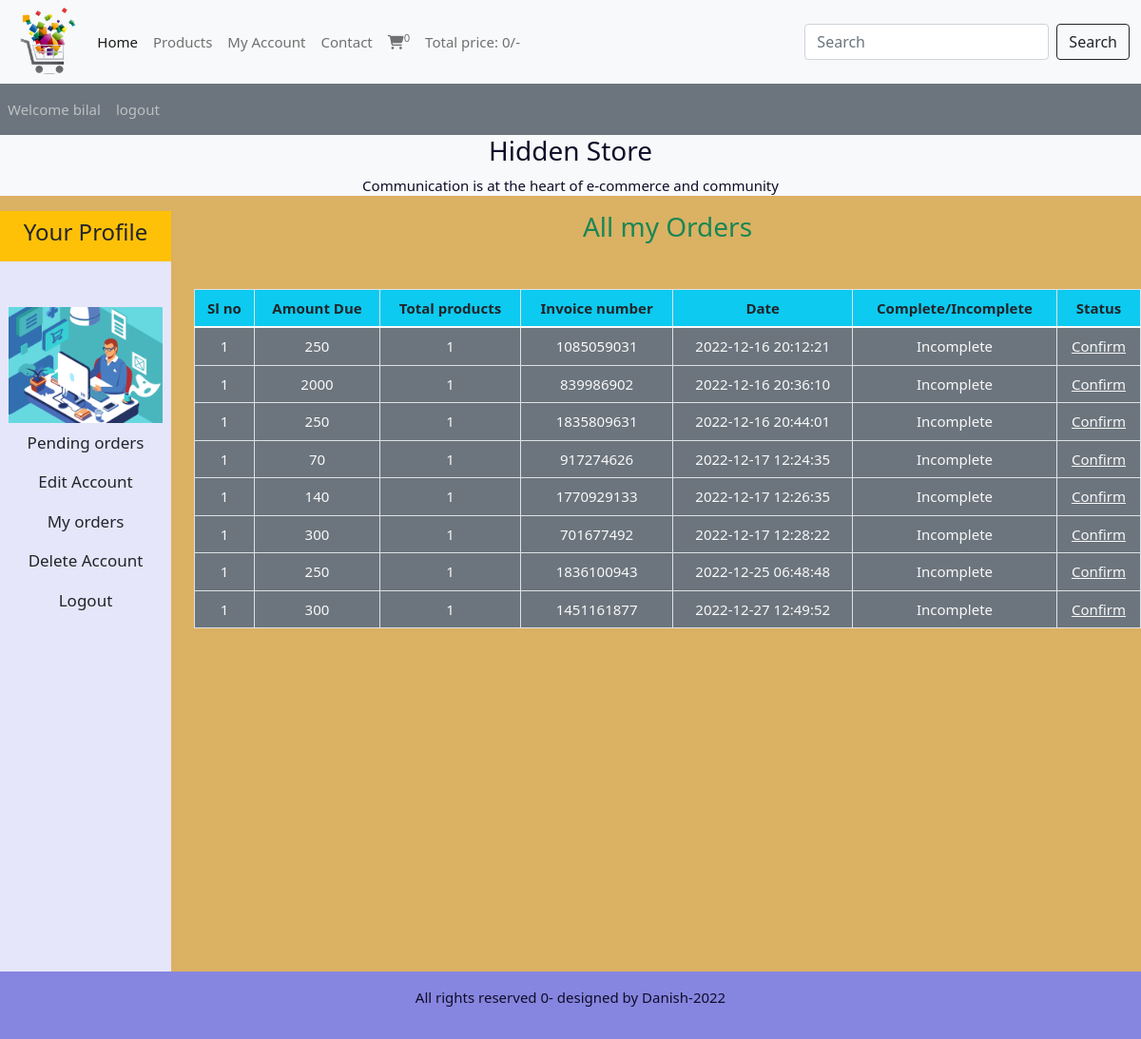
The page /users_area/profile.php?my_orders (signed in) on the database its author committed.
### tables this page shows
CREATE TABLE `user_table` (
  `user_id` int(11) NOT NULL,
  `username` varchar(100) NOT NULL,
  `user_email` varchar(100) NOT NULL,
  `user_password` varchar(255) NOT NULL,
  `user_image` varchar(255) NOT NULL,
  `user_ip` varchar(100) NOT NULL,
  `user_address` varchar(255) NOT NULL,
  `user_mobile` varchar(20) NOT NULL
);

CREATE TABLE `user_orders` (
  `order_id` int(11) NOT NULL,
  `user_id` int(11) NOT NULL,
  `amount_due` int(255) NOT NULL,
  `invoice_number` int(255) NOT NULL,
  `total_products` int(255) NOT NULL,
  `order_data` timestamp NOT NULL DEFAULT current_timestamp() ON UPDATE current_timestamp(),
  `order_status` varchar(255) NOT NULL
);

### users_area/user_orders.php (the view, shortened to what this page needs)
<!DOCTYPE html>
<html lang="en">
<head>
</head>
<body>
    <?php
    $username = $_SESSION['username'];
    $get_user = "SELECT * FROM `user_table` WHERE username='$username'";
    $result = mysqli_query($con, $get_user);
    $row_fetch = mysqli_fetch_assoc($result);
    $user_id = $row_fetch['user_id'];
    ?>
    <h3 class="text-success">All my Orders</h3>
    <table class="table table-bordered mt-5">
        <thead class="bg-info">
            <tr>
                <th>Sl no</th>
                <th>Amount Due</th>
                <th>Total products</th>
                <th>Invoice number</th>
                <th>Date</th>
                <th>Complete/Incomplete</th>
                <th>Status</th>
            </tr>
        </thead>
        <tbody class="bg-secondary text-light">
            <?php
            $get_order_details = "SELECT * FROM `user_orders` WHERE user_id='$user_id'";
            $result_orders = mysqli_query($con, $get_order_details);
            while ($row_orders = mysqli_fetch_assoc($result_orders)) {
                $order_id = $row_orders['order_id'];
                $amount_due = $row_orders['amount_due'];
                $total_products = $row_orders['total_products'];
                $invoice_number = $row_orders['invoice_number'];
                $order_status = $row_orders['order_status'];
                if ($order_status == 'pending') {
                    $order_status = 'Incomplete';
                } else {
                    $order_status = 'Complete';
                }
                $order_data = $row_orders['order_data'];
                $number = 1;
                echo " <tr>
                 <td>$number</td>
                 <td>$amount_due</td>
                 <td>$total_products</td>
                 <td>$invoice_number</td>
                 <td>$order_data</td>
                 <td>$order_status</td>";
            ?>
            <?php
                if ($order_status == 'Complete') {
                    echo "<td>Paid</td>";
                } else {
                    echo "<td><a href='confirm_payment.php?order_id=$order_id' class='text-light'>Confirm</a></td>
               </tr>";
                }
            }
            ?>
        </tbody>
    </table>
</body>
</html>

### users_area/profile.php (shortened to what this page needs)
<?php
include('../functions/common_function.php');
?>
<!DOCTYPE html>
<html lang="en">
<head>
  <link href="https://cdn.jsdelivr.net/npm/bootstrap@5.1.3/dist/css/bootstrap.min.css" rel="stylesheet">
  <link rel="stylesheet" href="https://cdnjs.cloudflare.com/ajax/libs/font-awesome/6.2.1/css/all.min.css" />
  <link rel="stylesheet" href="../style.css">
</head>
<body>
  <div class="container-fluid p-0">
    <nav class="navbar navbar-expand-lg navbar-light bg-light">
      <div class="container-fluid">
        <img src="../images/logo1-removebg-preview.png" alt="" class="logo">
        <div class="collapse navbar-collapse" id="navbarSupportedContent">
          <ul class="navbar-nav me-auto mb-2 mb-lg-0">
            <li class="nav-item">
              <a class="nav-link active" aria-current="page" href="../index.php">Home</a>
            </li>
            <li class="nav-item">
              <a class="nav-link" href="../display_all.php">Products</a>
            </li>
            <li class="nav-item">
              <a class="nav-link" href="profile.php">My Account</a>
            </li>
            <li class="nav-item">
              <a class="nav-link" href="#">Contact</a>
            </li>
            <li class="nav-item">
              <a class="nav-link" href="../cart.php"><i class="fa-solid fa-cart-shopping"></i><sup><?php
                                                                                                    ?></sup></a>
            </li>
            <li class="nav-item">
              <a class="nav-link" href="#">Total price: <?php total_cart_price(); ?>/-</a>
            </li>
          </ul>
          <form class="d-flex" action="../search_product.php" method="GET">
            <input class="form-control me-2" type="search" placeholder="Search" aria-label="Search" name="search_data">
            <input type="Submit" class="btn btn-outline-dark" name="search_data_product" value="Search">
          </form>
        </div>
      </div>
    </nav>
    <nav class="navbar navbar-expand-lg navbar-dark bg-secondary">
      <ul class="navbar-nav me-auto">
        <?php
        if (!isset($_SESSION['username'])) {
          echo "  <li class='nav-item'>
  <a class='nav-link' href='#'>Welcome Guest</a>
</li>";
        } else {
          echo " <li class='nav-item'>
  <a class='nav-link' href='#'>Welcome " .  $_SESSION['username'] . "</a>
</li>";
        }
        if (!isset($_SESSION['username'])) {
          echo " <li class='nav-item'>
          <a class='nav-link' href='./users_area/user_login.php'>login</a>
        </li>";
        } else {
          echo " <li class='nav-item'>
          <a class='nav-link' href='./users_area/logout.php'>logout</a>
        </li>";
        }
        ?>
      </ul>
    </nav>
    <div class="bg-light">
      <h3 class="text-center">Hidden Store</h3>
      <p class="text-center">Communication is at the heart of e-commerce and community</p>
    </div>
    <div class="row">
      <div class="col-md-2">
        <ul class="navbar-nav text-center" style="height: 100vh; background-color:lavender;">
          <li class="nav-item bg-warning">
            <a class="nav-link text-dark " href="#">
              <h4>Your Profile</h4>
            </a>
          </li>
          <?php
          $username = $_SESSION['username'];
          $user_image = "SELECT * FROM `user_table` WHERE username='$username'";
          $user_image = mysqli_query($con, $user_image);
          $row_image = mysqli_fetch_array($user_image);
          $user_image = $row_image['user_image'] ?? null;
          echo "<li class='nav-item '>
            <img src='./user_images/$user_image' class='profile-img my-4' alt=''>
           </li>";
          ?>
          <li class="nav-item ">
            <a class="nav-link text-dark " style="font-size: 17px;" href="profile.php">Pending orders</a>
          </li>
          <li class="nav-item ">
            <a class="nav-link text-dark " style="font-size: 17px;" href="profile.php?edit_account">Edit Account</a>
          </li>
          <li class="nav-item ">
            <a class="nav-link text-dark " style="font-size: 17px;" href="profile.php?my_orders">My orders</a>
          </li>
          <li class="nav-item ">
            <a class="nav-link text-dark " style="font-size: 17px;" href="profile.php?delete_account">Delete Account</a>
          </li>
          <li class="nav-item ">
            <a class="nav-link text-dark " style="font-size: 17px;" href="logout.php">Logout</a>
          </li>
        </ul>
      </div>
      <div class="col-md-10 text-center">
        <?php get_user_order_details();
        if (isset($_GET['my_orders'])) {
          include('user_orders.php');
        }
        ?>
      </div>
    </div>
    <?php
    include("../includes/footer.php");
    ?>
</body>
</html>

### style.css (style rules this page uses)
* { margin: 0%; padding: 0%; box-sizing: border-box; }
.logo { width: 7%; height: 7%; }
.profile-img { height: 100%; width: 100%; }

### users_area/profile.php (style rules this page uses)
body { overflow-x: hidden; height: 100%; width: 100%; font-size: 15px; font-weight: 500; color: #0f0c29; cursor: pointer; z-index: 1; transition: all 0.6s ease; background-color: rgb(219, 177, 99); }
.profile-img { height: 100%; width: 90%; display: block; margin: auto; object-fit: contain; }

### users_area/user_orders.php (style rules this page uses)
body { overflow-x: hidden; height: 100%; width: 100%; font-size: 15px; font-weight: 500; color: #0f0c29; cursor: pointer; z-index: 1; transition: all 0.6s ease; background-color: rgb(219, 177, 99); }

### rows shown on the page
user_table: user_image (picture)
user_orders: number "1", amount_due "250", total_products "1", invoice_number "1085059031", order_data "2022-12-16 20:12:21", order_status "Incomplete"
user_orders: number "1", amount_due "2000", total_products "1", invoice_number "839986902", order_data "2022-12-16 20:36:10", order_status "Incomplete"
user_orders: number "1", amount_due "250", total_products "1", invoice_number "1835809631", order_data "2022-12-16 20:44:01", order_status "Incomplete"
user_orders: number "1", amount_due "70", total_products "1", invoice_number "917274626", order_data "2022-12-17 12:24:35", order_status "Incomplete"
user_orders: number "1", amount_due "140", total_products "1", invoice_number "1770929133", order_data "2022-12-17 12:26:35", order_status "Incomplete"
user_orders: number "1", amount_due "300", total_products "1", invoice_number "701677492", order_data "2022-12-17 12:28:22", order_status "Incomplete"
user_orders: number "1", amount_due "250", total_products "1", invoice_number "1836100943", order_data "2022-12-25 06:48:48", order_status "Incomplete"
user_orders: number "1", amount_due "300", total_products "1", invoice_number "1451161877", order_data "2022-12-27 12:49:52", order_status "Incomplete"

### other values the page prints
$count_cart_items "0"
$total_price "0"
$_SESSION['username'] "bilal"
